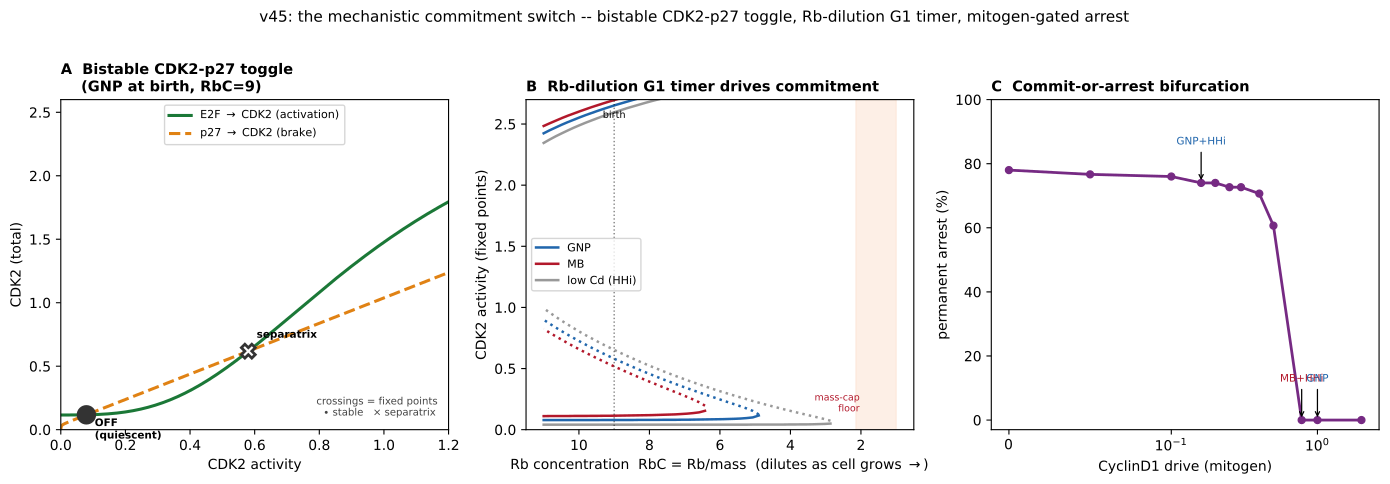

Reproduce this figure in Python.
"""v45 Figure -- the bistable CDK2-p27 commitment toggle and the commit-or-arrest bifurcation.

Panels:
  (A) Nullclines of the CDK2-p27 toggle at birth RbC=9 for GNP (Cd=1) and MB (Cd=7): the CDK2-from-E2F
      curve and the CDK2-from-p27 curve cross at 1 or 3 points (bistable). Marks the stable low/high
      fixed points and the separatrix.
  (B) The fixed points vs Rb concentration (the G1 timer axis): as RbC dilutes, the toggle goes from
      bistable -> monostable-high (commitment). The mass cap floors RbC so low-Cd cells stay low.
  (C) Commit-or-arrest: permanent-arrest fraction vs the CyclinD1 drive, with the conditions marked --
      a sharp threshold ~Cd 0.2-0.3. GNP+HHi falls below it (arrest); MB+HHi is MYCN-floored above it.

Run:  ./venv/bin/python simulations/fig_v45_commitment_bifurcation.py
"""
import sys, os
sys.path.insert(0, os.path.dirname(os.path.dirname(os.path.abspath(__file__))))
import numpy as np
import matplotlib.pyplot as plt
sys.path.insert(0, os.path.dirname(os.path.abspath(__file__)))
import v45_stochastic_commitment as v45

# kernel params for the nullcline algebra (same as fixed_points())
import tellurium as te
_rr = te.loada(v45.KERNEL)
P = {k: _rr[k] for k in ['wE', 'dmax', 'Kd0', 'nd0', 'K_CdRb', 'Km', 'nE',
                         'ksE', 'ksE0', 'kdE', 'Ki', 'ksp0', 'Kp', 'kdp', 'kdp0']}


def nullclines(RbC, Cd):
    x = np.linspace(1e-4, 3.0, 2000)                 # x = CDK2act
    ksp = P['ksp0'] / (1 + Cd / P['Kp'])
    p27 = ksp / (P['kdp'] * x + P['kdp0'])
    cdk2_from_p27 = x * (1 + p27 / P['Ki'])          # CDK2 needed to give this CDK2act at this p27
    d0 = P['dmax'] * Cd ** P['nd0'] / (P['Kd0'] ** P['nd0'] + Cd ** P['nd0'])
    drive = d0 + P['wE'] * x
    RbP = drive / (P['K_CdRb'] * RbC + drive)
    E2F = RbP ** P['nE'] / (P['Km'] ** P['nE'] + RbP ** P['nE'])
    cdk2_from_E2F = (P['ksE'] * E2F + P['ksE0']) / P['kdE']
    return x, cdk2_from_p27, cdk2_from_E2F


fig, axes = plt.subplots(1, 3, figsize=(14, 4.7))


def cdk2_total(xf, Cd):
    return xf * (1 + (P['ksp0'] / (1 + Cd / P['Kp']) / (P['kdp'] * xf + P['kdp0'])) / P['Ki'])


# ---- (A) nullclines at birth RbC=9 (GNP, Cd=1 -- the clearest bistable example) ----
axA = axes[0]
Cd = 1.0
x, fp27, fE2F = nullclines(9.0, Cd)
axA.plot(x, fE2F, color='#1B7837', lw=2.2, label='E2F $\\to$ CDK2 (activation)')
axA.plot(x, fp27, color='#E08214', lw=2.2, ls='--', label='p27 $\\to$ CDK2 (brake)')
fps = v45.fixed_points(9.0, Cd)
names = ['OFF\n(quiescent)', 'separatrix', 'ON\n(committed)']
for j, xf in enumerate(fps):
    stable = (j != 1)
    axA.plot(xf, cdk2_total(xf, Cd), 'o' if stable else 'X', color='#333',
             ms=12 if stable else 10, mfc='#333' if stable else 'white', mew=2, zorder=5)
    axA.annotate(names[j] if len(fps) == 3 else 'ON', (xf, cdk2_total(xf, Cd)),
                 textcoords='offset points', xytext=(6, 8 if j != 0 else -2), fontsize=7.5,
                 va='top' if j == 0 else 'bottom', fontweight='bold')
axA.set_xlabel('CDK2 activity'); axA.set_ylabel('CDK2 (total)')
axA.set_xlim(0, 1.2); axA.set_ylim(0, 2.6)
axA.set_title('A  Bistable CDK2-p27 toggle\n    (GNP at birth, RbC=9)', loc='left', fontweight='bold', fontsize=10.5)
axA.legend(fontsize=8, loc='upper center')
axA.text(0.97, 0.04, 'crossings = fixed points\n$\\bullet$ stable   $\\times$ separatrix',
         transform=axA.transAxes, ha='right', fontsize=7.3, color='#444')

# ---- (B) fixed points vs RbC (the G1 timer axis) ----
axB = axes[1]
RbCs = np.linspace(1.0, 11, 60)
for Cd, c, lab in [(1.0, '#2166AC', 'GNP'), (7.0, '#B2182B', 'MB'), (0.3, '#999999', 'low Cd (HHi)')]:
    lo, hi, sep = [], [], []
    for R in RbCs:
        fps = v45.fixed_points(R, Cd)
        if len(fps) >= 3:
            lo.append((R, fps[0])); sep.append((R, fps[1])); hi.append((R, fps[-1]))
        elif len(fps) == 1:
            (hi if fps[0] > 1.0 else lo).append((R, fps[0]))
    for arr, ls in [(hi, '-'), (lo, '-'), (sep, ':')]:
        if arr:
            a = np.array(arr); axB.plot(a[:, 0], a[:, 1], ls, color=c, lw=1.8,
                                        label=lab if ls == '-' and arr is hi else None)
axB.axvline(9, color='k', ls=':', lw=1, alpha=0.5); axB.text(9, 2.55, 'birth', fontsize=7, ha='center')
axB.axvspan(1.0, 9 / v45._rr['Mmax'], color='#FDE0CE', alpha=0.5)
axB.text(9 / v45._rr['Mmax'] - 0.1, 0.15, 'mass-cap\nfloor', fontsize=6.8, ha='right', color='#B2182B')
axB.set_xlabel('Rb concentration  RbC = Rb/mass  (dilutes as cell grows $\\to$)')
axB.set_ylabel('CDK2 activity (fixed points)'); axB.invert_xaxis(); axB.set_ylim(0, 2.7)
axB.set_title('B  Rb-dilution G1 timer drives commitment', loc='left', fontweight='bold', fontsize=10.5)
axB.legend(fontsize=8, loc='center left')

# ---- (C) commit-or-arrest threshold vs Cd ----
axC = axes[2]
Cds = [0.0, 0.05, 0.1, 0.16, 0.2, 0.25, 0.3, 0.4, 0.5, 0.78, 1.0, 2.0]
arrests = []
print('scanning arrest vs Cd ...')
for cd in Cds:
    _, st = v45.ensemble(cd, N=150, return_stats=True)
    arrests.append(100 * st['arrest_frac'])
axC.plot(Cds, arrests, '-o', color='#762A83', lw=2, ms=5)
axC.set_xscale('symlog', linthresh=0.1)
# mark conditions
marks = {'GNP+HHi': 0.16, 'MB+HHi': 0.78, 'GNP': 1.0}
for name, cd in marks.items():
    a = np.interp(cd, Cds, arrests)
    axC.annotate(name, xy=(cd, a), xytext=(cd, a + 12), fontsize=7.5, ha='center',
                 arrowprops=dict(arrowstyle='->', lw=0.9), color='#B2182B' if 'MB' in name else '#2166AC')
axC.set_xlabel('CyclinD1 drive (mitogen)'); axC.set_ylabel('permanent arrest (%)')
axC.set_ylim(-3, 100)
axC.set_title('C  Commit-or-arrest bifurcation', loc='left', fontweight='bold', fontsize=10.5)

fig.suptitle('v45: the mechanistic commitment switch -- bistable CDK2-p27 toggle, Rb-dilution G1 timer, mitogen-gated arrest',
             fontsize=11, y=1.02)
fig.tight_layout()
fig.savefig('simulations/fig_v45_commitment_bifurcation.png', dpi=170, bbox_inches='tight')
fig.savefig('simulations/fig_v45_commitment_bifurcation.pdf', bbox_inches='tight')
print('wrote simulations/fig_v45_commitment_bifurcation.{png,pdf}')
